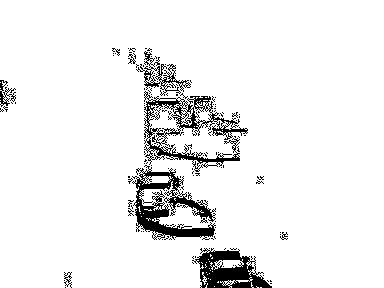
#> input picture flot_apres_masquage/image_001.jpg, 384 x 288 px, found by its file name
$ python testhvs.py
#> lines starting #> are read from the running program, lines starting #| are printed output that depends on the picture
import cv2
import numpy as np

# Chargement de l'image
image = cv2.imread('images/image_001.jpg')
#> image is the input picture: shape (288, 384, 3); min 0, max 255, mean 237.4

# Conversion de l'image en HSV
hsv = cv2.cvtColor(image, cv2.COLOR_BGR2HSV)
#> hsv: shape (288, 384, 3); mean H, S, V 0, 0, 237.4

# Extraction du canal de valeur (V)
v_channel = hsv[:, :, 2]

# Application d'un flou gaussien pour lisser l'éclairage (estimation du fond)
blurred = cv2.GaussianBlur(v_channel, (55, 55), 0)
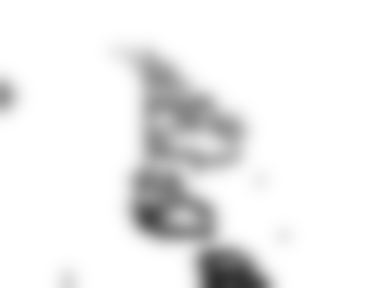
#> blurred: shape (288, 384); min 45, max 255, mean 237.5

# Soustraction du fond pour normaliser l'éclairage
normalized = cv2.subtract(v_channel, blurred)
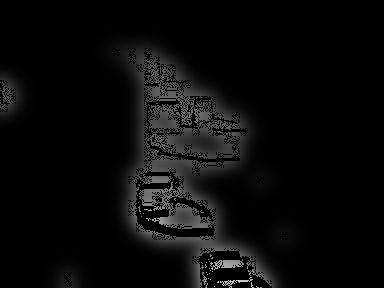
#> normalized: shape (288, 384); min 0, max 210, mean 9.9
normalized = cv2.normalize(normalized, None, 0, 255, cv2.NORM_MINMAX)

# Remplacement du canal V par l'image normalisée
hsv[:, :, 2] = normalized
#> hsv: shape (288, 384, 3); mean H, S, V 0, 0, 12

# Conversion de l'image HSV en RGB
result = cv2.cvtColor(hsv, cv2.COLOR_HSV2BGR)

cv2.imwrite('image_001_hsv.jpg', result)


# Conversion en niveaux de gris
gray = cv2.cvtColor(image, cv2.COLOR_BGR2GRAY)

# Appliquer un filtre morphologique pour détecter les ombres
kernel = cv2.getStructuringElement(cv2.MORPH_RECT, (15, 15))
background = cv2.morphologyEx(gray, cv2.MORPH_CLOSE, kernel)
#> background: shape (288, 384); every value is 255

# Soustraction de l'arrière-plan
shadow_free = cv2.divide(gray, background, scale=255)

# Optionnel : Réduction du bruit pour un meilleur rendu
shadow_free = cv2.GaussianBlur(shadow_free, (5, 5), 0)
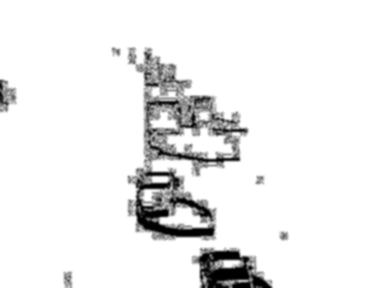
#> shadow_free: shape (288, 384); min 0, max 255, mean 237.4

# Conversion en image couleur (pour combiner avec l'image originale si nécessaire)
result1 = cv2.cvtColor(shadow_free, cv2.COLOR_GRAY2BGR)

cv2.imwrite('image_001_LAB.jpg', result1)


cv2.imshow('Image LAB', result1)
cv2.imshow('Image originale', image)
cv2.imshow('Image HSV', result)
cv2.waitKey(0)
cv2.destroyAllWindows()
